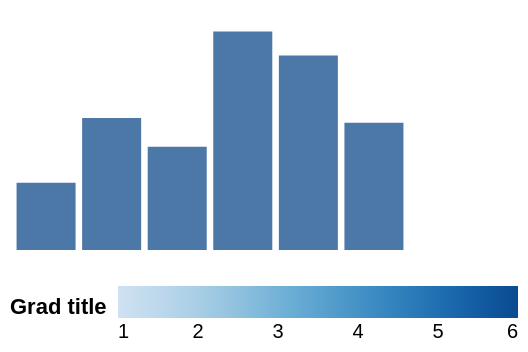

Express this chart as Vega-Lite.
### Vega specification from a JSON file in a GitHub repository (floating-point values rounded to 4 significant figures)
{"width": 200, "height": 120, "padding": 5, "data": [{"name": "t", "values": [{"a": "Alpha", "b": 28, "c": "x", "d": 1}, {"a": "Bravo", "b": 55, "c": "y", "d": 2}, {"a": "Charlie", "b": 43, "c": "x", "d": 3}, {"a": "Delta", "b": 91, "c": "z", "d": 4}, {"a": "Echo", "b": 81, "c": "y", "d": 5}, {"a": "Foxtrot", "b": 53, "c": "z", "d": 6}]}], "scales": [{"name": "x", "type": "band", "domain": {"data": "t", "field": "a"}, "range": "width", "padding": 0.1}, {"name": "y", "type": "linear", "domain": {"data": "t", "field": "b"}, "range": "height", "nice": true}, {"name": "color", "type": "ordinal", "domain": {"data": "t", "field": "c"}, "range": {"scheme": "category10"}}, {"name": "ramp", "type": "linear", "domain": {"data": "t", "field": "d"}, "range": {"scheme": "blues"}}, {"name": "size", "type": "linear", "domain": {"data": "t", "field": "b"}, "range": [10, 200]}, {"name": "shape", "type": "ordinal", "domain": {"data": "t", "field": "c"}, "range": "symbol"}, {"name": "quant", "type": "quantize", "domain": [0, 100], "range": {"scheme": "greens", "count": 4}}], "marks": [{"type": "rect", "from": {"data": "t"}, "encode": {"enter": {"x": {"scale": "x", "field": "a"}, "width": {"scale": "x", "band": 1}, "y": {"scale": "y", "field": "b"}, "y2": {"scale": "y", "value": 0}}}}], "legends": [{"fill": "ramp", "type": "gradient", "direction": "horizontal", "title": "Grad title", "titleOrient": "left", "titleAnchor": "end", "orient": "bottom"}]}
